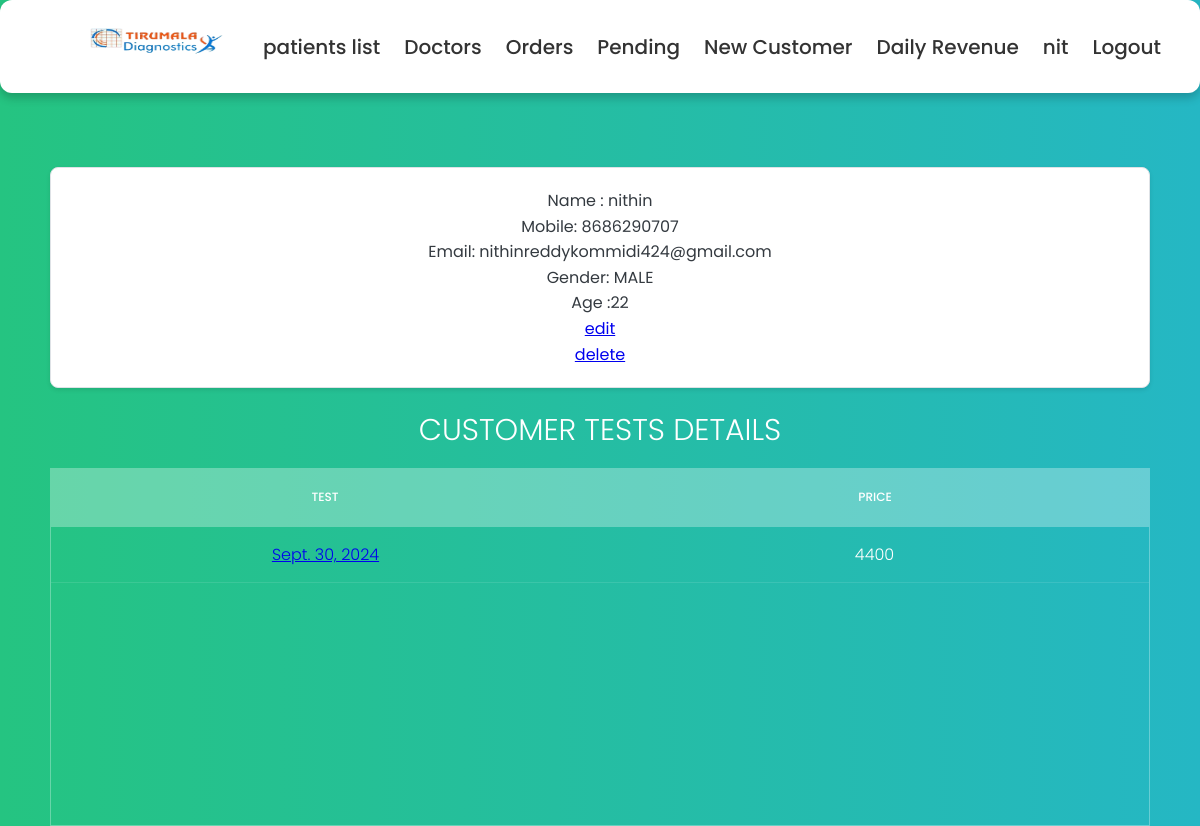
/1/customer_details (signed in), run on the app's committed database.
### details/models.py (models this page shows, shortened)
class Customer(models.Model):
    title = models.ForeignKey(Title, on_delete=models.DO_NOTHING,null=True)
    patient_name = models.CharField(max_length=50)
    mobile = models.IntegerField(null=True)
    email = models.EmailField(null=True)
    gender = models.ForeignKey(Gender, on_delete=models.DO_NOTHING,null=True)
    age = models.CharField(max_length=4, null=True)
    patient_address = models.CharField(max_length=150)
    def __str__(self):
        return self.patient_name

class Gender(models.Model):
    gender = models.CharField(max_length= 10)
    def __str__(self):
        return self.gender

class Order(models.Model):
    def get_total(self):
        total = sum([test.price for test in self.tests.all()])
        return total
    collected_at = models.ForeignKey(Locations, on_delete=models.DO_NOTHING,null=True)
    referred_by = models.ForeignKey(Doctor, on_delete=models.DO_NOTHING,null=True)
    collected_date = models.DateField(null= True)
    expected_complete_date = models.DateField(null=True)
    tests = models.ManyToManyField(Test, blank=False)
    customer = models.ForeignKey(Customer,on_delete=models.DO_NOTHING, blank=False)
    order_id = models.UUIDField(default=uuid.uuid4, primary_key=True)
    collected_by = models.ForeignKey(Tech, on_delete=models.DO_NOTHING,null=True, related_name='collected_by', blank = True)
    tested_by = models.ForeignKey(Tech, on_delete=models.DO_NOTHING,null=True, related_name='tested_by', blank = True)
    report_by = models.ForeignKey(Tech, on_delete=models.DO_NOTHING,null=True, related_name='report_by',blank=True)
    collected_datetime = models.DateTimeField(null=True)  # For date and time
    tested_datetime = models.DateTimeField(null=True)  # For date and time
    report_datetime = models.DateTimeField(null=True)  # For date and time
    hba1c = models.CharField(max_length=10, blank= True)
    blood_urea_nitrogen = models.CharField(max_length=10, blank=True)
    cotinine = models.CharField(max_length=10, blank=True)
    esr_1_hour = models.CharField(max_length=10, blank=True)
    hbsag = models.CharField(max_length=10, blank=True)
    hiv_1_and_2 = models.CharField(max_length=10, blank=True)
    colour = models.CharField(max_length=10, blank=True)
    specific_gravity = models.CharField(max_length=10, blank=True)
    ph = models.CharField(max_length=10, blank=True)
    blood = models.CharField(max_length=10, blank=True)
    albumin = models.CharField(max_length=10, blank=True)
    sugar = models.CharField(max_length=10, blank=True)
    ketone_bodies = models.CharField(max_length=10, blank=True)
    nitrite = models.CharField(max_length=10, blank=True)
    urobilinogen = models.CharField(max_length=10, blank=True)
    leucocytes = models.CharField(max_length=10, blank=True)
    bile_salts = models.CharField(max_length=10, blank=True)
    bile_pigments = models.CharField(max_length=10, blank=True)
    pus_cells = models.CharField(max_length=10, blank=True)
    epithelial_cells = models.CharField(max_length=10, blank=True)
    rbcs = models.CharField(max_length=10, blank=True)
    bacteria = models.CharField(max_length=10, blank=True)
    others = models.CharField(max_length=10, blank=True)
    haemoglobin = models.CharField(max_length=10, blank=True)
    rbc_count = models.CharField(max_length=10, blank=True)
    pcv = models.CharField(max_length=10, blank=True)
    platelets = models.CharField(max_length=10, blank=True)
    wbc = models.CharField(max_length=10, blank=True)
    neutrophils = models.CharField(max_length=10, blank=True)
    lymphocytes = models.CharField(max_length=10, blank=True)
    eosinophils = models.CharField(max_length=10, blank=True)
    monocytes = models.CharField(max_length=10, blank=True)
    basophils = models.CharField(max_length=10, blank=True)
    mcv = models.CharField(max_length=10, blank=True)
    mchc = models.CharField(max_length=10, blank=True)
    mch = models.CharField(max_length=10, blank=True)
    random_blood_sugar = models.CharField(max_length=10, blank=True)
    uric_acid = models.CharField(max_length=10, blank=True)
    serum_creatinine = models.CharField(max_length=10, blank=True)
    total_cholesterol = models.CharField(max_length=10, blank=True)
    hdl = models.CharField(max_length=10, blank=True)
    ldl = models.CharField(max_length=10, blank=True)
    vldl = models.CharField(max_length=10, blank=True)
    triglycerides = models.CharField(max_length=10, blank=True)
    chol_hdl_ratio = models.CharField(max_length=10, blank=True)
    total_bilirubin = models.CharField(max_length=10, blank=True)
    direct_bilirubin = models.CharField(max_length=10, blank=True)
    indirect_bilirubin = models.CharField(max_length=10, blank=True)
    alkaline_phosphatase = models.CharField(max_length=10, blank=True)
    serum_gpt = models.CharField(max_length=10, blank=True)
    serum_got = models.CharField(max_length=10, blank=True)
    total_proteins = models.CharField(max_length=10, blank=True)
    albumin = models.CharField(max_length=10, blank=True)
    globulin = models.CharField(max_length=10, blank=True)
    alb_glob_ratio = models.CharField(max_length=10, blank=True)
    ggtp = models.CharField(max_length=10, blank=True)

class Test(models.Model):
    is_collected = {('yes', 'yes'),
              ('no', 'no')}
    test_id = models.AutoField(primary_key=True)
    test_name = models.CharField(max_length=50)
    collection_status = models.CharField(max_length=20, choices=is_collected, blank=False, default='no')
    price = models.IntegerField()

### details/views.py (the view)
# urls.py: path('<int:pk>/customer_details', customer_details, name='customer_details'),
@login_required(login_url='user_login')
def customer_details(request,pk):
    patient = Customer.objects.get(id=pk)
    orders = patient.order_set.all()
    return render(request,'Customer Details.html',{'patient': patient, 'orders':orders})

### details/Templates/Customer Details.html (shortened to what this page needs)
{% extends "base.html" %}
{% block content%}
<section>
    <div class="details">
        <p> Name : {{patient}}</p>
        <p> Mobile: {{patient.mobile}}</p>
        <p>Email: {{patient.email}}</p>
        <p>Gender: {{patient.gender}}</p>
        <p>Age :{{patient.age}}</p>
        <p><a href="{% url 'edit_customer' patient.id %}"> edit</a></p>
        <p><a href="{% url 'delete_customer' patient.id %}"> delete</a></p>
    </div>
        <h1>Customer Tests Details</h1>
        <div class="tbl-header">
          <table cellpadding="0" cellspacing="0" border="0">
            <thead>
                <tr>
                    <th>Test</th>
                    <th>Price</th>
                </tr>
            </thead>
          </table>
        </div>
        <div class="tbl-content">
          <table cellpadding="0" cellspacing="0" border="0">
            {% for order in orders %}
            <tbody>
                <tr>
                    <td><a href="{% url 'order_details' order.order_id %}"> {{order.collected_date}}</a></td>
                    <td>{{order.get_total}}</td>
                </tr>
            </tbody>
                {% endfor %}
          </table>
        </div>
      </section>
{% endblock %}

### details/Templates/base.html (shortened to what this page needs)
{% load static %}
<!DOCTYPE html>
<html lang="en">
<head>
    <link rel="stylesheet" href={% static "css/style.css" %}>
    <link rel="stylesheet" href="https://cdnjs.cloudflare.com/ajax/libs/font-awesome/5.15.2/css/all.min.css"/>
</head>
<div>
  <ul class="nav-links">
    <li><a href={% url 'home' %}> <img src="{% static '/images/logo.png' %}" alt="My image" width="200" height="45"></li>
    <li><a href={% url 'patients_list' %}> patients list </a> </li>
    <li><a href={% url 'doctors_list' %}> Doctors </a> </li>
    <li><a href={% url 'orders_list' %}> Orders </a> </li>
    <li><a href={% url 'pending_samples' %}> Pending </a> </li>
    <li><a href={% url 'register_customer' %}> New Customer </a> </li>
    <li><a href={% url 'daily_totals' %}> Daily Revenue </a> </li>
    <li><a> {{user}}</a></li>
    <li><a href={% url 'user_logout' %}> Logout </a> </li>
  </ul>
</div>
<body>
  <div style="height: 50px;"></div>
    {% block content%}
    {% endblock %}
</body>
</html>

### details/static/css/style.css (style rules this page uses)
* { margin: 0; padding: 0; box-sizing: border-box; font-family: 'Poppins', sans-serif; }
body { height: 100vh; background: #c1f7f5; padding-top: 37px; }
.nav-links { display: flex; align-items: center; justify-content: center; background: #fff; padding: 20px 15px; border-radius: 12px; box-shadow: 0 5px 10px rgba(0,0,0,0.2); position: fixed; top: 0; left: 0; width: 100%; }
.nav-links li { list-style: none; margin: 0 12px; }
.nav-links li a { position: relative; color: #333; font-size: 20px; font-weight: 500; padding: 6px 0; text-decoration: none; }
.nav-links li a:before { content: ''; position: absolute; bottom: 0; left: 0; height: 3px; width: 0%; background: #34efdf; border-radius: 12px; transition: all 0.4s ease; }
h1 { font-size: 30px; color: #fff; text-transform: uppercase; font-weight: 300; text-align: center; margin-bottom: 15px; }
table { width:100%; table-layout: fixed; }
.tbl-header { background-color: rgba(255,255,255,0.3); }
.tbl-content { height:300px; overflow-x:auto; margin-top: 0px; border: 1px solid rgba(255,255,255,0.3); }
th { padding: 20px 15px; text-align: center; font-weight: 500; font-size: 12px; color: #fff; text-transform: uppercase; }
td { padding: 15px; text-align: center; vertical-align:middle; font-weight: 300; font-size: 16px; color: #fff; border-bottom: solid 1px rgba(255,255,255,0.1); }
body { background: -webkit-linear-gradient(left, #25c481, #25b7c4); background: linear-gradient(to right, #25c481, #25b7c4); font-family: 'Roboto', sans-serif; padding-top: 37px; }
section { margin: 50px; }
.details { padding: 20px; background-color: #ffffff; border: 1px solid #dee2e6; border-radius: 8px; box-shadow: 0 2px 4px rgba(0, 0, 0, 0.1); margin-bottom: 20px; margin-top: 80px; font-size: 16px; line-height: 1.6; color: #343a40; text-align: center; }

### data on the page
Customer: patient_name "nithin", mobile "8686290707", email "nithinreddykommidi424@gmail.com", gender "MALE", age "22"
Order: collected_date "Sept. 30, 2024", get_total "4400"

### other printed values
{{ user }} "nit"
